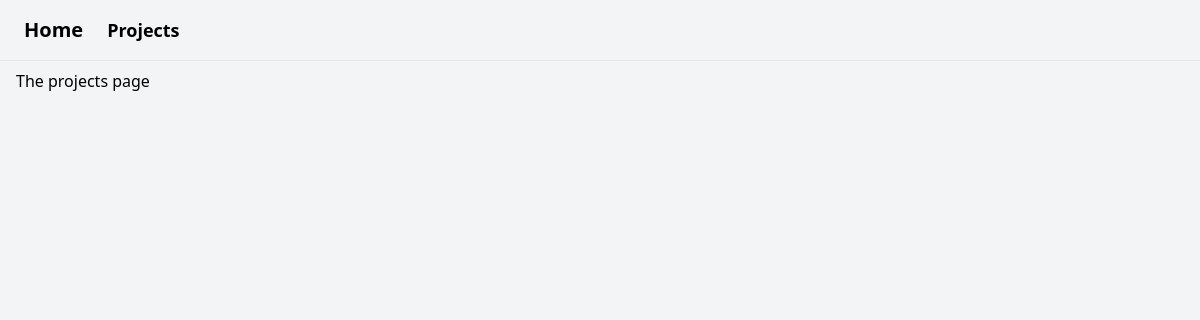
The page /projects/ on the database as committed earlier.
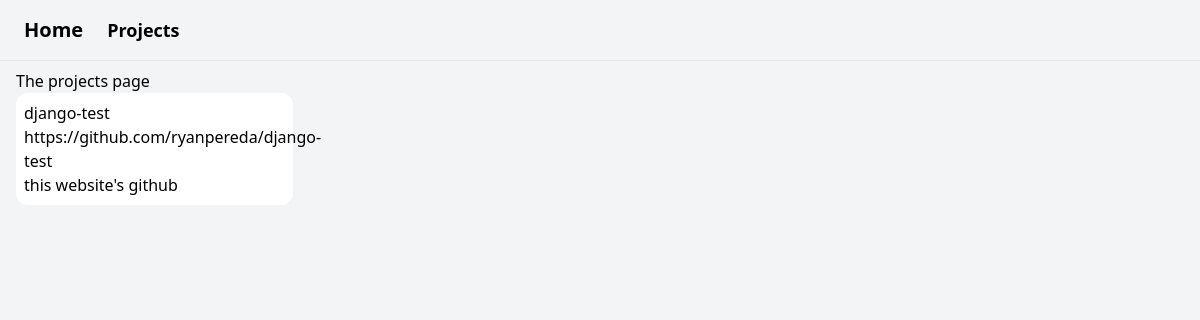
The same page on the database as committed later.
### item/models.py (models this page shows, shortened)
class Project(models.Model):
    name = models.CharField(max_length=255)
    link = models.CharField(max_length=255, blank=True, null=True)
    description = models.TextField(blank=True, null=True)

### core/views.py (the view)
# urls.py: path("projects/", views.projects, name='projects'),
def projects(request):
    projects = Project.objects.all()
    return render(request, 'core/projects.html', {
        'projects': projects,
    })

### core/templates/core/projects.html (shortened to what this page needs)
{% extends 'core/base.html' %}
{% block content %}
    <div class="px-4 py-2">
        <h1>The projects page</h1>
        <div class="grid grid-cols-4 gap-5">
            {% for project in projects %}
            <a href="{{ project.link }}" class="bg-white rounded-xl px-2 py-2">
                <p>{{ project.name }}</p>
                <p>{{ project.link }}</p>
                <p>{{ project.description }}</p>
            </a>
            {% endfor %}
        </div>
    </div>
{% endblock %}

### core/templates/core/base.html (shortened to what this page needs)
<!doctype html>
<html>
    <head>
        <script src="https://cdn.tailwindcss.com"></script>
    </head>
    <body class="bg-gray-100">
        <nav class="py-4 px-6 flex space-x-6 items-center border-b border-gray-200">
            <a href="/" class="text-xl font-semibold">Home</a>
            <a href="{% url 'core:projects' %}" class="text-lg font-semibold">Projects</a>
        </nav>
        <div class="">
            {% block content %}
            {% endblock %}
        </div>
    </body>
</html>

Rows that differ between the two databases and show on the page:
added Project: name "django-test", link "https://github.com/ryanpereda/django-test", description "this website's github"
